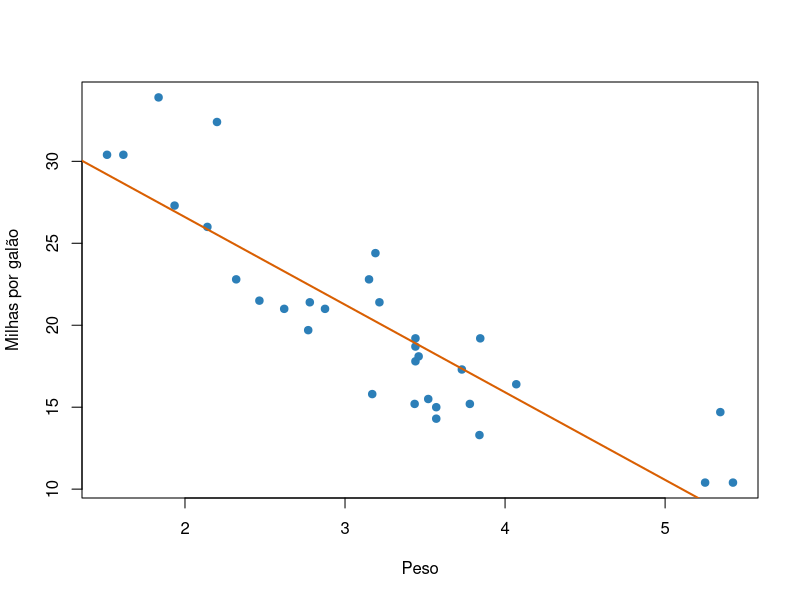
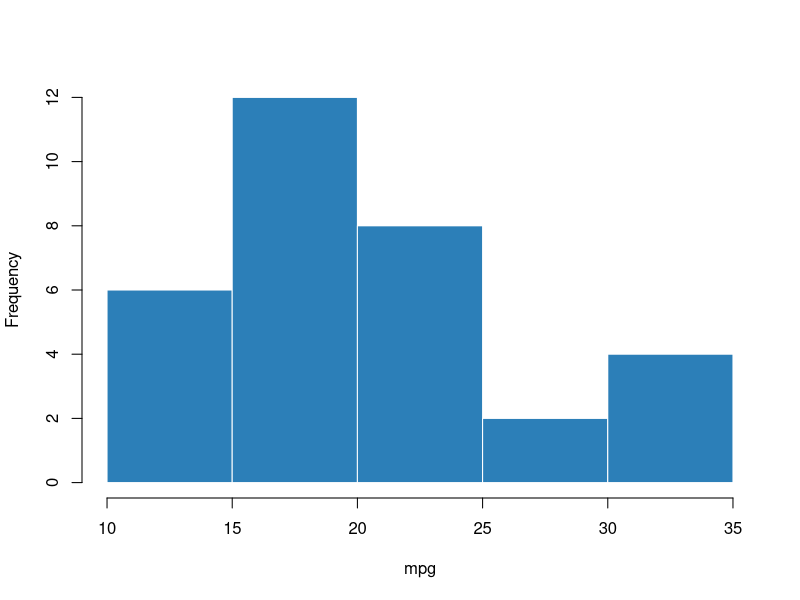
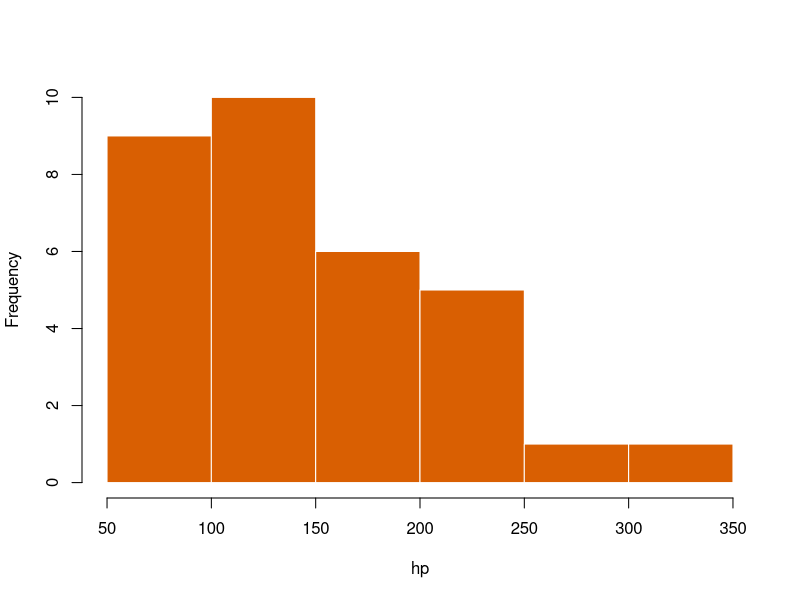

The R source for these figures, in order:
## ---- chunk 1
#| label: media-slide
x <- c(12, 15, 9, 22, 18)
mean(x)
## ---- chunk 2
#| include: false
set.seed(2026)
expressao <- rnorm(120, mean = 8.4, sd = 1.9)
## ---- chunk 3
#| label: fig-slide-plot
#| fig-cap: "Peso versus consumo no mtcars."
#| fig-width: 8
#| fig-height: 3.6

plot(mtcars$wt, mtcars$mpg, pch = 19, col = "#2C7FB8",
     xlab = "Peso", ylab = "Milhas por galão")
abline(lm(mpg ~ wt, data = mtcars), col = "#D95F02", lwd = 2)
## ---- chunk 4
#| label: fig-slide-painel
#| fig-cap: "Distribuições"
#| fig-subcap: ["Consumo", "Potência"]
#| layout-ncol: 2
#| fig-width: 4.5
#| fig-height: 3

hist(mtcars$mpg, col = "#2C7FB8", border = "white", main = "", xlab = "mpg")
hist(mtcars$hp, col = "#D95F02", border = "white", main = "", xlab = "hp")
## ---- chunk 5
#| label: tbl-slide
#| tbl-cap: "Primeiras linhas do mtcars."

knitr::kable(head(mtcars[, c("mpg", "cyl", "hp")], 4),
             col.names = c("Consumo", "Cilindros", "Potência"))
